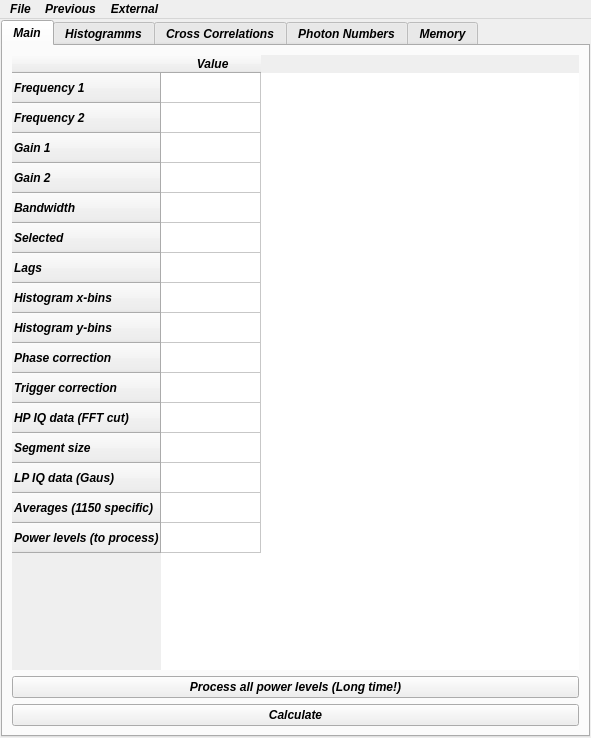
<?xml version="1.0" encoding="UTF-8"?>
<ui version="4.0">
 <class>MainWindow</class>
 <widget class="QMainWindow" name="MainWindow">
  <property name="geometry">
   <rect>
    <x>0</x>
    <y>0</y>
    <width>591</width>
    <height>738</height>
   </rect>
  </property>
  <property name="font">
   <font>
    <weight>75</weight>
    <italic>true</italic>
    <bold>true</bold>
   </font>
  </property>
  <property name="windowTitle">
   <string>MainWindow</string>
  </property>
  <property name="unifiedTitleAndToolBarOnMac">
   <bool>false</bool>
  </property>
  <widget class="QWidget" name="centralwidget">
   <property name="sizePolicy">
    <sizepolicy hsizetype="Expanding" vsizetype="Expanding">
     <horstretch>0</horstretch>
     <verstretch>0</verstretch>
    </sizepolicy>
   </property>
   <property name="minimumSize">
    <size>
     <width>175</width>
     <height>280</height>
    </size>
   </property>
   <layout class="QHBoxLayout" name="horizontalLayout_2">
    <property name="spacing">
     <number>0</number>
    </property>
    <property name="margin">
     <number>1</number>
    </property>
    <item>
     <layout class="QVBoxLayout" name="verticalLayout_2">
      <item>
       <widget class="QTabWidget" name="tabWidget">
        <property name="currentIndex">
         <number>0</number>
        </property>
        <widget class="QWidget" name="tab_1">
         <attribute name="title">
          <string>Main</string>
         </attribute>
         <layout class="QVBoxLayout" name="verticalLayout_6">
          <item>
           <widget class="QTableWidget" name="tableWidget">
            <property name="sizePolicy">
             <sizepolicy hsizetype="Minimum" vsizetype="Minimum">
              <horstretch>0</horstretch>
              <verstretch>0</verstretch>
             </sizepolicy>
            </property>
            <property name="minimumSize">
             <size>
              <width>0</width>
              <height>0</height>
             </size>
            </property>
            <property name="layoutDirection">
             <enum>Qt::LeftToRight</enum>
            </property>
            <property name="autoFillBackground">
             <bool>false</bool>
            </property>
            <property name="frameShape">
             <enum>QFrame::NoFrame</enum>
            </property>
            <property name="frameShadow">
             <enum>QFrame::Plain</enum>
            </property>
            <row>
             <property name="text">
              <string>Frequency 1</string>
             </property>
            </row>
            <row>
             <property name="text">
              <string>Frequency 2</string>
             </property>
            </row>
            <row>
             <property name="text">
              <string>Gain 1</string>
             </property>
            </row>
            <row>
             <property name="text">
              <string>Gain 2</string>
             </property>
            </row>
            <row>
             <property name="text">
              <string>Bandwidth</string>
             </property>
            </row>
            <row>
             <property name="text">
              <string>Selected</string>
             </property>
            </row>
            <row>
             <property name="text">
              <string>Lags</string>
             </property>
            </row>
            <row>
             <property name="text">
              <string>Histogram x-bins</string>
             </property>
            </row>
            <row>
             <property name="text">
              <string>Histogram y-bins</string>
             </property>
            </row>
            <row>
             <property name="text">
              <string>Phase correction</string>
             </property>
            </row>
            <row>
             <property name="text">
              <string>Trigger correction</string>
             </property>
            </row>
            <row>
             <property name="text">
              <string>HP IQ data (FFT cut)</string>
             </property>
            </row>
            <row>
             <property name="text">
              <string>Segment size</string>
             </property>
            </row>
            <row>
             <property name="text">
              <string>LP IQ data (Gaus)</string>
             </property>
            </row>
            <row>
             <property name="text">
              <string>Averages (1150 specific)</string>
             </property>
            </row>
            <row>
             <property name="text">
              <string>Power levels (to process)</string>
             </property>
            </row>
            <column>
             <property name="text">
              <string> Value</string>
             </property>
            </column>
            <item row="2" column="0">
             <property name="text">
              <string notr="true"/>
             </property>
             <property name="textAlignment">
              <set>AlignLeft|AlignVCenter</set>
             </property>
            </item>
           </widget>
          </item>
          <item>
           <widget class="QPushButton" name="Process_all">
            <property name="sizePolicy">
             <sizepolicy hsizetype="Minimum" vsizetype="Fixed">
              <horstretch>0</horstretch>
              <verstretch>0</verstretch>
             </sizepolicy>
            </property>
            <property name="text">
             <string>Process all power levels (Long time!)</string>
            </property>
           </widget>
          </item>
          <item>
           <widget class="QPushButton" name="makeHistogram">
            <property name="sizePolicy">
             <sizepolicy hsizetype="Minimum" vsizetype="Fixed">
              <horstretch>0</horstretch>
              <verstretch>0</verstretch>
             </sizepolicy>
            </property>
            <property name="text">
             <string>Calculate</string>
            </property>
           </widget>
          </item>
         </layout>
        </widget>
        <widget class="QWidget" name="tab_2">
         <attribute name="title">
          <string>Histogramms</string>
         </attribute>
         <layout class="QVBoxLayout" name="verticalLayout_7">
          <item>
           <layout class="QVBoxLayout" name="HistLayout"/>
          </item>
         </layout>
        </widget>
        <widget class="QWidget" name="tab_4">
         <attribute name="title">
          <string>Cross Correlations</string>
         </attribute>
         <layout class="QVBoxLayout" name="verticalLayout_8">
          <item>
           <widget class="QToolBox" name="toolBox_2">
            <property name="currentIndex">
             <number>0</number>
            </property>
            <widget class="QWidget" name="cc_page">
             <property name="geometry">
              <rect>
               <x>0</x>
               <y>0</y>
               <width>541</width>
               <height>590</height>
              </rect>
             </property>
             <attribute name="label">
              <string>Cross correlations</string>
             </attribute>
             <layout class="QVBoxLayout" name="verticalLayout_10">
              <item>
               <layout class="QVBoxLayout" name="CorrLayout"/>
              </item>
             </layout>
            </widget>
            <widget class="QWidget" name="TMS_page">
             <property name="geometry">
              <rect>
               <x>0</x>
               <y>0</y>
               <width>541</width>
               <height>590</height>
              </rect>
             </property>
             <attribute name="label">
              <string>Two Mode Squeezing</string>
             </attribute>
             <layout class="QVBoxLayout" name="verticalLayout_11">
              <item>
               <layout class="QVBoxLayout" name="TMSLayout"/>
              </item>
             </layout>
            </widget>
           </widget>
          </item>
         </layout>
        </widget>
        <widget class="QWidget" name="tab_3">
         <attribute name="title">
          <string>Photon Numbers</string>
         </attribute>
         <layout class="QVBoxLayout" name="verticalLayout_9">
          <item>
           <widget class="QToolBox" name="toolBox_3">
            <property name="currentIndex">
             <number>0</number>
            </property>
            <widget class="QWidget" name="page_5">
             <property name="geometry">
              <rect>
               <x>0</x>
               <y>0</y>
               <width>541</width>
               <height>590</height>
              </rect>
             </property>
             <attribute name="label">
              <string>Page 1</string>
             </attribute>
            </widget>
            <widget class="QWidget" name="page_6">
             <property name="geometry">
              <rect>
               <x>0</x>
               <y>0</y>
               <width>98</width>
               <height>28</height>
              </rect>
             </property>
             <attribute name="label">
              <string>Page 2</string>
             </attribute>
            </widget>
           </widget>
          </item>
         </layout>
        </widget>
        <widget class="QWidget" name="tab_5">
         <attribute name="title">
          <string>Memory</string>
         </attribute>
         <layout class="QVBoxLayout" name="verticalLayout_12">
          <item>
           <widget class="QListWidget" name="selectDat"/>
          </item>
         </layout>
        </widget>
       </widget>
      </item>
     </layout>
    </item>
   </layout>
  </widget>
  <widget class="QMenuBar" name="menubar">
   <property name="geometry">
    <rect>
     <x>0</x>
     <y>0</y>
     <width>591</width>
     <height>22</height>
    </rect>
   </property>
   <property name="nativeMenuBar">
    <bool>false</bool>
   </property>
   <widget class="QMenu" name="menuFile">
    <property name="title">
     <string>File</string>
    </property>
    <addaction name="open_hdf5_on"/>
    <addaction name="open_hdf5_off"/>
    <addaction name="save_mtx_as"/>
    <addaction name="save_mtx"/>
    <addaction name="action_Quit"/>
   </widget>
   <widget class="QMenu" name="menuPrevious">
    <property name="title">
     <string>Previous</string>
    </property>
    <addaction name="actionSavePrev"/>
    <addaction name="actionLoadPrev"/>
   </widget>
   <widget class="QMenu" name="menuExternal">
    <property name="title">
     <string>External</string>
    </property>
    <addaction name="actionMtx_files"/>
    <addaction name="action2d_plots"/>
   </widget>
   <addaction name="menuFile"/>
   <addaction name="menuPrevious"/>
   <addaction name="menuExternal"/>
  </widget>
  <action name="open_hdf5_off">
   <property name="text">
    <string>Open hdf5 (OFF)</string>
   </property>
  </action>
  <action name="save_mtx_as">
   <property name="text">
    <string>Save mtx as ..</string>
   </property>
  </action>
  <action name="action_Quit">
   <property name="text">
    <string> Quit</string>
   </property>
  </action>
  <action name="open_hdf5_on">
   <property name="text">
    <string>Open hdf5 (ON)</string>
   </property>
  </action>
  <action name="actionSavePrev">
   <property name="text">
    <string>Save</string>
   </property>
  </action>
  <action name="actionLoadPrev">
   <property name="text">
    <string>Load</string>
   </property>
  </action>
  <action name="actionMtx_files">
   <property name="text">
    <string>Spyview mtx</string>
   </property>
  </action>
  <action name="action2d_plots">
   <property name="text">
    <string>Gnuplot (inactive)</string>
   </property>
  </action>
  <action name="save_mtx">
   <property name="text">
    <string>Save mtx</string>
   </property>
  </action>
 </widget>
 <resources/>
 <connections/>
</ui>
